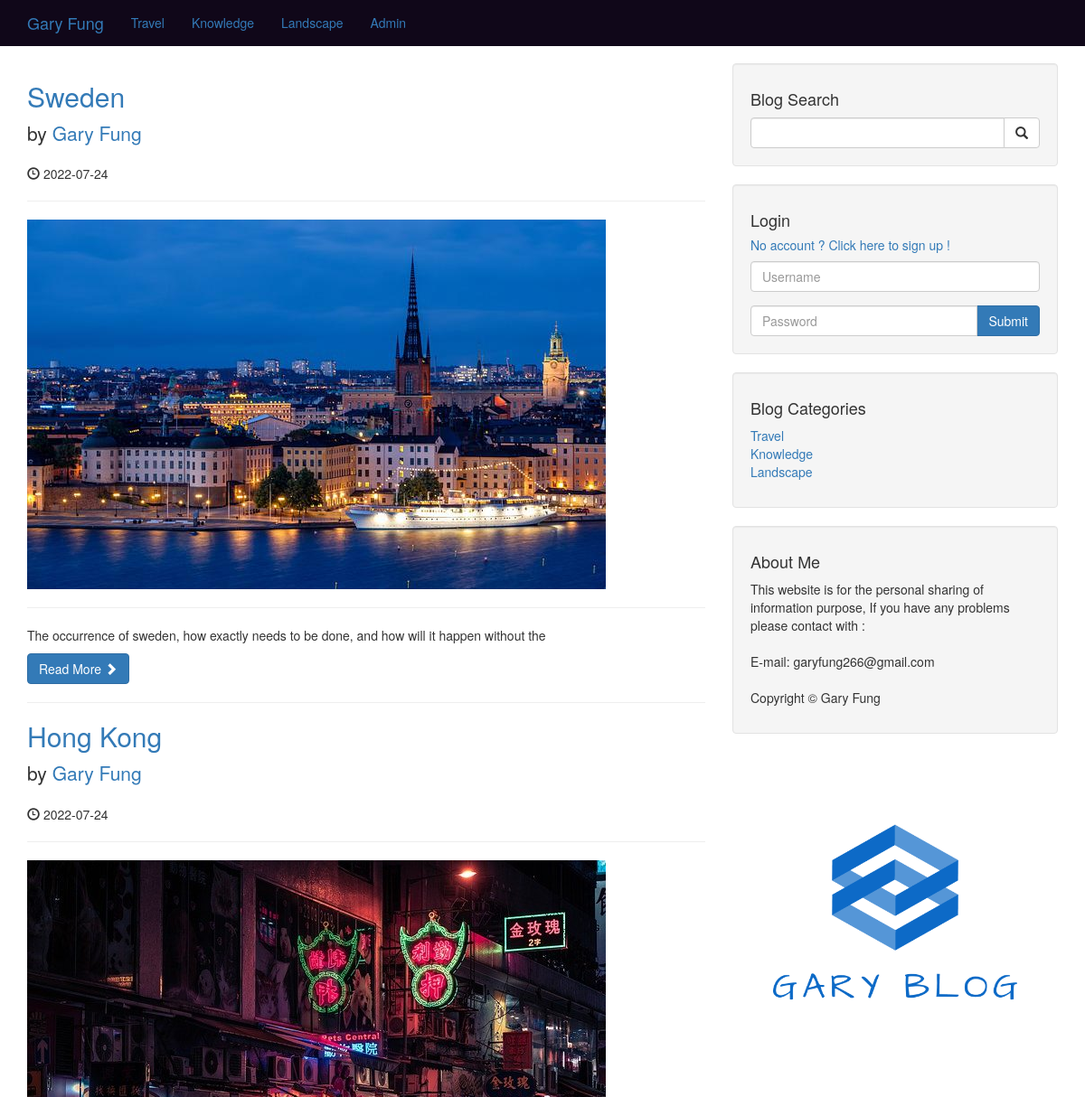
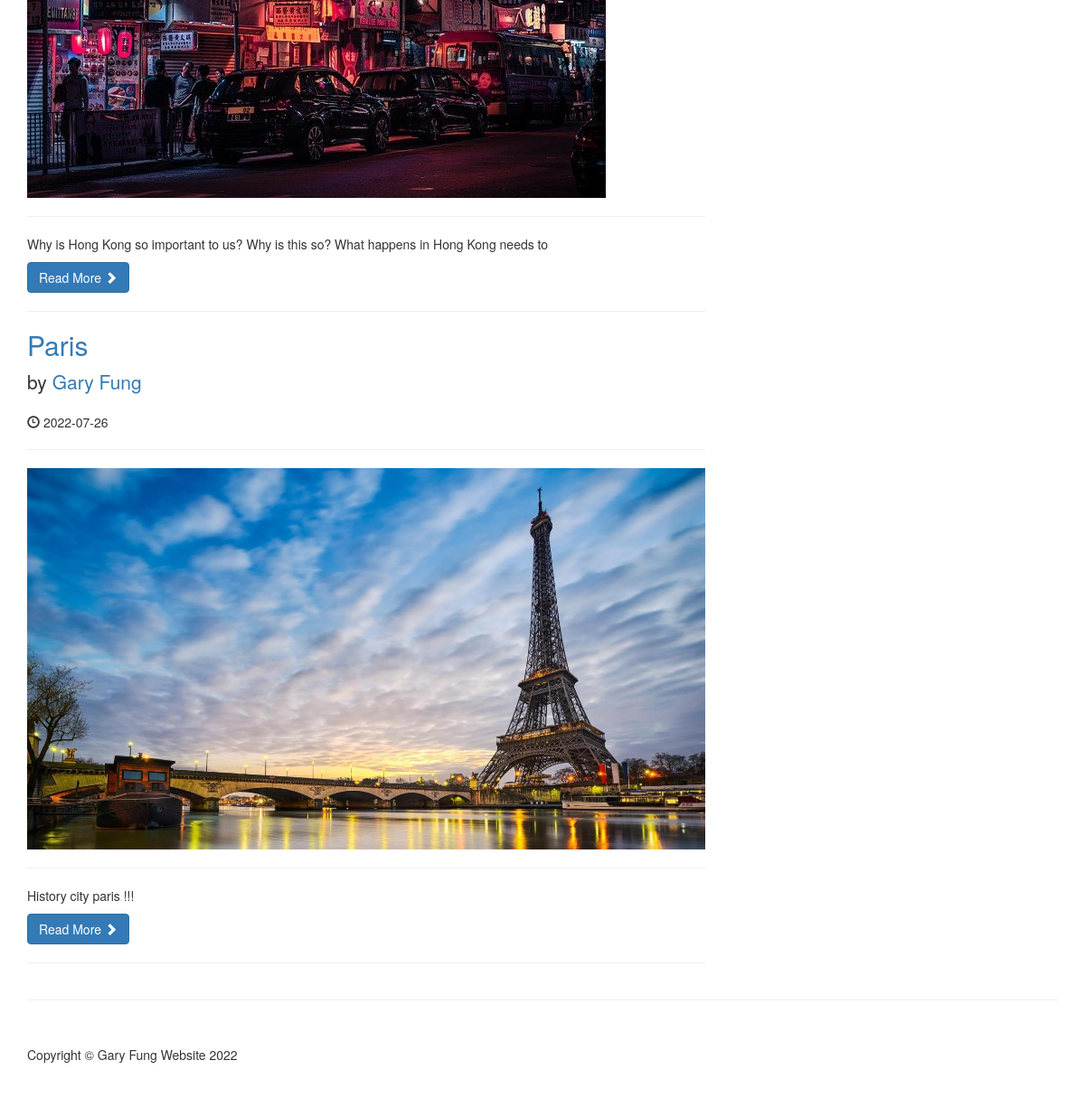
Screenshot of /via_category_post.php?categoryID=37 with the database file from the repository (2 pictures, top to bottom).
### tables this page shows
CREATE TABLE `categories` (
  `cat_id` int(3) NOT NULL,
  `cat_title` varchar(255) NOT NULL
);

CREATE TABLE `posts` (
  `post_id` int(3) NOT NULL,
  `post_category_id` int(3) NOT NULL,
  `post_title` varchar(255) NOT NULL,
  `post_author` varchar(255) NOT NULL,
  `post_date` date NOT NULL,
  `post_image` text NOT NULL,
  `post_content` text NOT NULL,
  `post_tags` varchar(255) NOT NULL,
  `post_comment_count` int(11) NOT NULL,
  `post_status` varchar(255) NOT NULL DEFAULT 'draft'
);

### via_category_post.php (the view, shortened to what this page needs)
<?php
include "includes/db.php";
include "includes/header.php";
?>
    <?php
include "includes/navigation.php"
?>
    <div class="container">
        <div class="row">
            <div class="col-md-8">
            <?php
       if(isset($_GET['categoryID'])){
        $cat_id = $_GET['categoryID'];
       }
            $query = "SELECT * FROM posts WHERE post_category_id = '$cat_id' AND post_status ='published'";
                $select_all_posts_query = mysqli_query($connection,$query);
                while($row = mysqli_fetch_assoc($select_all_posts_query)){
                    $post_id = $row['post_id'];
                    $post_title = $row['post_title'];
                    $post_author = $row['post_author'];
                    $post_date = $row['post_date'];
                    $post_image = $row['post_image'];
                    $post_content = substr($row['post_content'],0,90);
            ?>
                <h2>
                    <a href="post.php?p_id=<?php echo $post_id; ?>"><?php echo $post_title ?></a>
                </h2>
                <p class="lead">
                    by <a href="index.php"><?php echo $post_author ?></a>
                </p>
                <p><span class="glyphicon glyphicon-time"></span> <?php echo $post_date ?></p>
                <hr>
                <img class="img-responsive" src="images/<?php echo $post_image  ?>" alt="">
                <hr>
                <p><?php echo $post_content ?></p>
                <a class="btn btn-primary" href="#">Read More <span class="glyphicon glyphicon-chevron-right"></span></a>
                <hr>
               <?php } ?>
            </div>
            <?php include "includes/sidebar.php";?>
        </div>
        <hr>
<?php include "includes/footer.php";?>

### includes/navigation.php (shortened to what this page needs)
<nav class="navbar topnavbar navbar-fixed-top " role="navigation">
        <div class="container">
            <div class="navbar-header">
                <a class="navbar-brand" href="index.php">Gary Fung</a>
            </div>
            <div class="collapse navbar-collapse" id="bs-example-navbar-collapse-1">
                <ul class="nav navbar-nav">
                <?php
                $query = "SELECT * FROM categories";
                $select_all_categories_query = mysqli_query($connection,$query);
                while($row = mysqli_fetch_assoc($select_all_categories_query)){
                    $cat_title = $row['cat_title'];
                    echo "<li><a href='#'>{$cat_title}</a></li>";
                }
          ?>
                    <li>
                        <a href="admin">Admin</a>
                    </li>
                </ul>
            </div>
        </div>
    </nav>

### includes/sidebar.php (shortened to what this page needs)
<div class="col-md-4">
                <div class="well">
                    <h4>Blog Search</h4>
                    <form action="searchEngine.php" method="post">
                    <div class="input-group">
                        <input name="search" type="text" class="form-control">
                        <span class="input-group-btn">
                            <button name="submit" class="btn btn-default" type="submit">
                                <span class="glyphicon glyphicon-search"></span>
                        </button>
                        </span>
                    </div>
                    </form>
                </div>
<?php
if($_SESSION){
    ?>
    <div class="well">
        <?php
    echo "<h1> Hello , ".$_SESSION['username']." !</h1>";?>
    <form action="includes/logout.php" method="post">
     <span class="input-group-btn">
                    <button class="btn btn-primary" name="logout" type="submit" >Logout</button>
                </span>
                </form>
                </div>
<?php } else {?>
        <div class="well">
            <h4>Login</h4><h5><a href="registration.php">No account ? Click here to sign up !</a></h5>
            <form action="includes/login.php" method="post">
            <div class="form-group">
                <input name="username" type="text" class="form-control" placeholder="Username" >
            </div>
            <div class="input-group">
                <input name="password" type="password" class="form-control" placeholder="Password">
                <span class="input-group-btn">
                    <button class="btn btn-primary" name="login" type="submit" >Submit</button>
                </span>
            </div>
            </form>
        </div>
 <?php } ?>
                <div class="well">
                <?php
                $query = "SELECT * FROM categories";
                $select_all_categories_sidebar = mysqli_query($connection,$query);
          ?>
                    <h4>Blog Categories</h4>
                    <div class="row">
                        <div class="col-lg-12">
                            <ul class="list-unstyled">
                                <?php
                    while($row = mysqli_fetch_assoc($select_all_categories_sidebar)){
                        $cat_id = $row['cat_id'];
                    $cat_title = $row['cat_title'];
                    echo "<li><a href='via_category_post.php?categoryID={$cat_id}'>{$cat_title}</a></li>";
                }
                ?>
                            </ul>
                        </div>
                    </div>
                </div>
              <?php include "widget.php"; ?>
              <?php include "logo.php"; ?>
            </div>

### css/blog-home.css (style rules this page uses)
body { padding-top: 70px; }

### includes/navigation.php (style rules this page uses)
.topnavbar { background-color: #100719 !important; }

### rows the page displays
categories: cat_title "Travel"
categories: cat_title "Knowledge"
categories: cat_title "Landscape"
posts: post_title "Sweden", post_author "Gary Fung", post_date "2022-07-24", post_image (picture), post_content "The occurrence of sweden, how exactly needs to be done, and how will it happen without the"
posts: post_title "Hong Kong", post_author "Gary Fung", post_date "2022-07-24", post_image (picture), post_content "Why is Hong Kong so important to us? Why is this so? What happens in Hong Kong needs to"
posts: post_title "Paris", post_author "Gary Fung", post_date "2022-07-26", post_image (picture), post_content "History city paris !!!"
